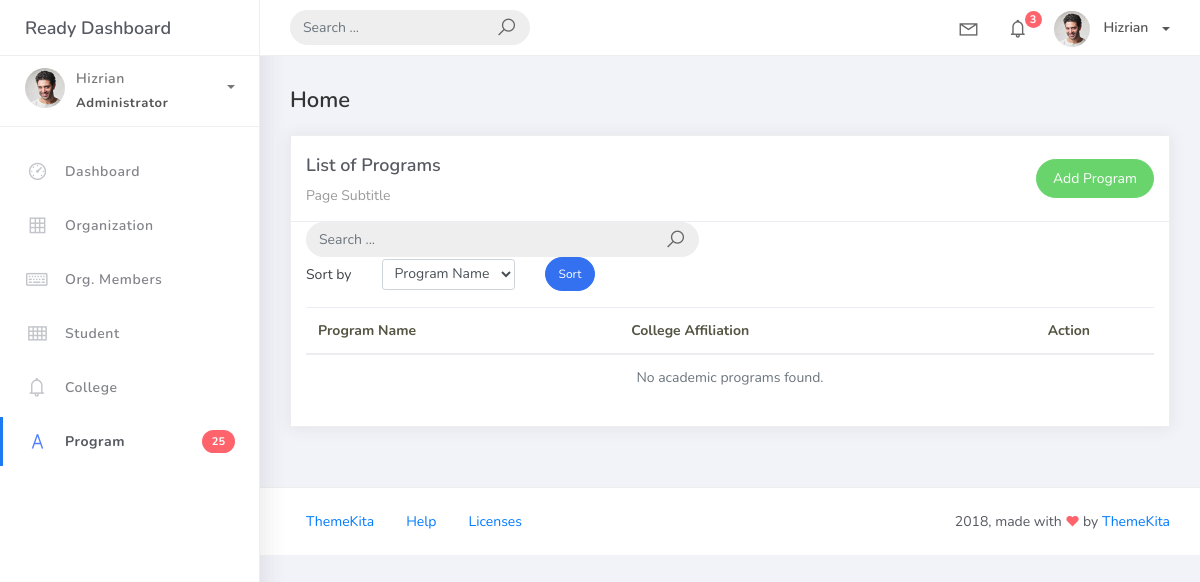
The app's page /program_list, older data.
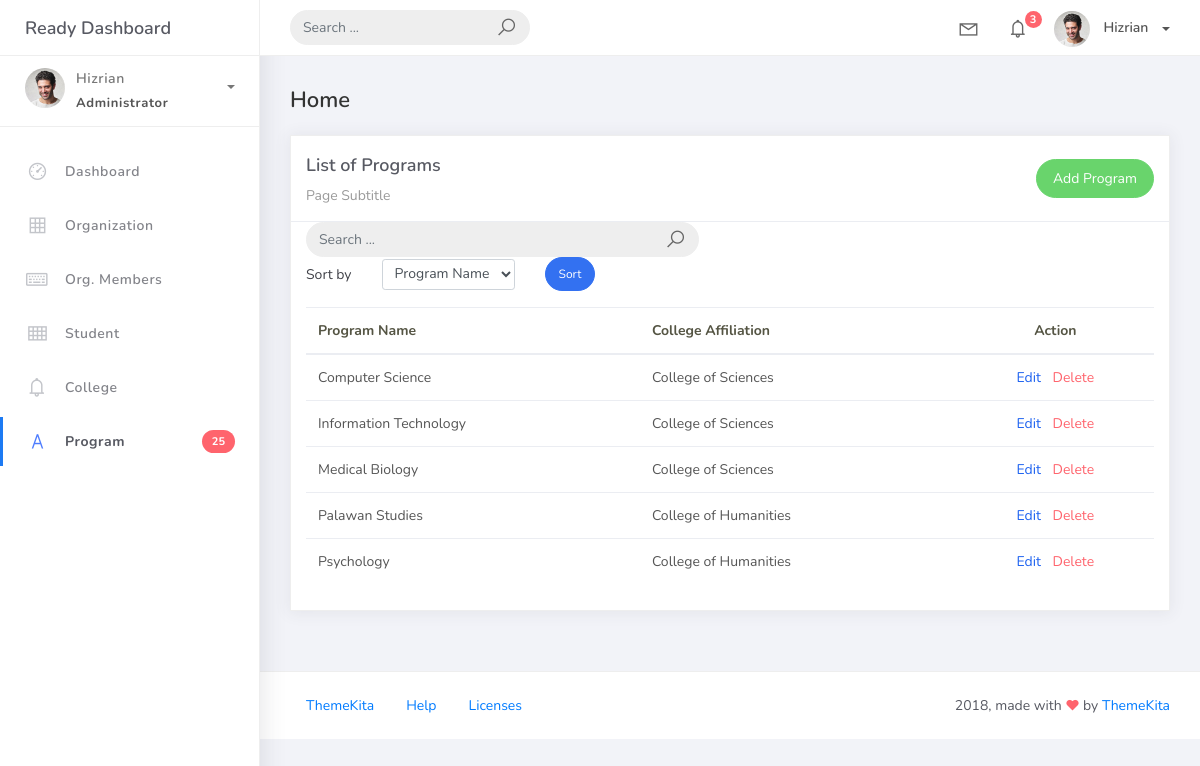
The same page, newer data.
### studentorg/models.py (models this page shows, shortened)
class BaseModel (models.Model) :
    created_at = models.DateTimeField(auto_now_add=True, db_index=True)
    updated_at = models.DateTimeField(auto_now=True)
    class Meta:
        abstract = True

class Program(BaseModel):
    prog_name = models.CharField(max_length=150)
    college = models.ForeignKey(College, on_delete=models.CASCADE)

class College(BaseModel):
    college_name = models.CharField(max_length=150)

### studentorg/views.py (the view)
# urls.py: path('program_list', ProgramListView.as_view(), name='program-list'),
class ProgramListView(ListView):
    model = Program
    context_object_name = 'programs'
    template_name = 'program_list.html'
    paginate_by = 10
    def get_queryset(self):
        qs = super().get_queryset()
        query = self.request.GET.get('q')
        if query:
            qs = qs.filter(
                Q(prog_name__icontains=query) |
                Q(college__college_name__icontains=query)
            )
        return qs
    def get_ordering(self):
        allowed = ["prog_name", "college__college_name"]
        sort_by = self.request.GET.get("sort_by")
        if sort_by in allowed:
            return sort_by
        return "prog_name"

### templates/program_list.html (shortened to what this page needs)
{% extends 'base.html' %} {% block content %}
<div class="content">
    <div class="container-fluid">
        <h4 class="page-title">Home</h4>
        <div class="row">
            <div class="col-md-12">
                <div class="card">
                    <div class="card-header">
                        <div class="d-flex justify-content-between align-items-center">
                            <div>
                                <h4 class="card-title">List of Programs</h4>
                                <div class="card-category">Page Subtitle</div>
                            </div>
                            <a href="{% url 'program-add' %}" class="btn btn-success btn-rounded">Add Program</a>
                        </div>
                    </div>
                    <div class="col-md-6">
                        <form class="navbar-left navbar-form nav-search mr-md-3" action="{% url 'organization-list' %}">
                            <div class="input-group">
                                <input type="text" placeholder="Search ..." class="form-control" name="q" />
                                <div class="input-group-append">
                                    <span class="input-group-text">
                                        <i class="la la-search search-icon"></i>
                                    </span>
                                </div>
                            </div>
                        </form>
                    </div>
                    <div class="col-md-12">
                        <form method="get" class="row g-2 align-items-center">
                            <div class="col-auto">
                                <label for="smallSelect" class="col-form-label">Sort by</label>
                            </div>
                            <div class="col-auto">
                                <select class="form-control form-control-sm" id="smallSelect" name="sort_by">
                                    <option value="prog_name" {% if request.GET.sort_by == "prog_name" %}selected{% endif %}>Program Name</option>
                                </select>
                            </div>
                            <div class="col-auto">
                                <button type="submit" class="btn btn-primary btn-sm btn-rounded">Sort</button>
                            </div>
                        </form>
                    </div>
                    <div class="card-body">
                        <table class="table table-hover">
                            <thead>
                                <tr>
                                    <th scope="col">Program Name</th>
                                    <th scope="col">College Affiliation</th>
                                    <th scope="col" class="text-center">Action</th>
                                </tr>
                            </thead>
                            <tbody>
                                {% for program in programs %}
                                <tr>
                                    <td>{{ program.prog_name }}</td>
                                    <td>{{ program.college.college_name }}</td>
                                    <td class="text-center">
                                        <a href="{% url 'program-update' program.pk %}" class="text-primary mr-2">Edit</a>
                                        <a href="{% url 'program-delete' program.pk %}" class="text-danger">Delete</a>
                                    </td>
                                </tr>
                                {% empty %}
                                <tr>
                                    <td colspan="3" class="text-center text-muted">No academic programs found.</td>
                                </tr>
                                {% endfor %}
                            </tbody>
                        </table>
                    </div>
                </div>
            </div>
        </div>
    </div>
</div>
{% endblock %}

Row changes from the older to the newer data that the page shows:
added Program: prog_name "Computer Science", college.college_name "College of Sciences"
added Program: prog_name "Information Technology", college.college_name "College of Sciences"
added Program: prog_name "Medical Biology", college.college_name "College of Sciences"
added Program: prog_name "Palawan Studies", college.college_name "College of Humanities"
added Program: prog_name "Psychology", college.college_name "College of Humanities"
Text that changed along with them:
text no longer shown: "No academic programs found."
